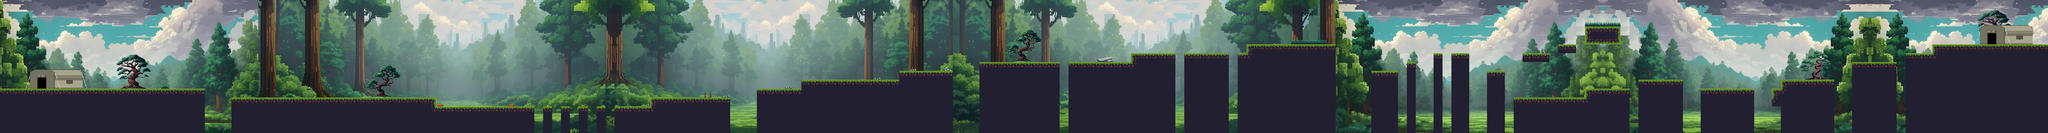

A level layout from a 2D game, rendered from its tile map. Below: a short description, then the map file with tile-grid data replaced by summaries:
An orthogonal 230x15 tile map with 32x32 px tiles, 5 tile layers (Fondo, Arboles, campamento, Campamento, ...), 9 tilesets and 61 objects (35x Collisions, 16x enemy, 6x consumable, LevelEnd, PlayerSpawn, ...).

<map version="1.10" tiledversion="1.11.2" orientation="orthogonal" renderorder="right-down" width="230" height="15" tilewidth="32" tileheight="32" infinite="0" nextlayerid="31" nextobjectid="119">
 <tileset firstgid="1" source="../tilesets/Suelo.tsx" />
 <tileset firstgid="73" source="../tilesets/Campamento.tsx" />
 <tileset firstgid="109" source="../tilesets/Forest Props 1.tsx" />
 <tileset firstgid="175" source="../tilesets/fondoprueba.tsx" />
 <tileset firstgid="655" source="../tilesets/fondoprueba1.tsx" />
 <tileset firstgid="1135" name="fondoprueba2" tilewidth="32" tileheight="32" tilecount="880" columns="40">
  <image source="../pixel/fondoprueba2.jpg" width="1280" height="723" />
 </tileset>
 <tileset firstgid="2015" name="tree7" tilewidth="32" tileheight="32" tilecount="16" columns="4">
  <image source="../pixel/tree7.png" width="128" height="128" />
 </tileset>
 <tileset firstgid="2031" name="tree5" tilewidth="32" tileheight="32" tilecount="16" columns="4">
  <image source="../pixel/tree5.png" width="128" height="128" />
 </tileset>
 <tileset firstgid="2047" name="tree6" tilewidth="32" tileheight="32" tilecount="16" columns="4">
  <image source="../pixel/tree6.png" width="128" height="128" />
 </tileset>
 <layer id="4" name="Fondo" width="230" height="15">
  <data>[3450 cells, 3428 non-empty, 1486 distinct tile ids]</data>
 </layer>
 <layer id="26" name="Arboles" width="230" height="15">
  <data>[3450 cells, 80 non-empty, 48 distinct tile ids]</data>
 </layer>
 <objectgroup id="8" name="LevelEnd">
  <object id="51" name="LevelEnd" x="7100.5" y="37.4167" width="216.5" height="122" />
 </objectgroup>
 <objectgroup id="5" name="PlayerSpawn">
  <object id="1" name="PlayerSpawn" x="36" y="251.333" width="32" height="32" />
 </objectgroup>
 <objectgroup id="30" name="NPCs">
  <object id="116" name="Karen" type="npc" x="2752.33" y="254.333" width="32" height="32">
   <properties>
    <property name="dialogue1" value="Oye... ¿te diriges a Ludoria?" />
    <property name="dialogue2" value="No muchos toman ese camino últimamente." />
    <property name="dialogue3" value="Ten cuidado. La música que allí suena ya no es solo arte... también es advertencia." />
    <property name="npc_type" value="karen" />
    <property name="speaker" value="Karen" />
   </properties>
  </object>
 </objectgroup>
 <objectgroup id="7" name="Consumables">
  <object id="77" name="Fish" type="consumable" x="6715" y="133.667" width="32" height="32">
   <properties>
    <property name="Type" value="consumable" />
    <property name="consumable_type" value="fish" />
    <property name="health_value" type="int" value="50" />
    <property name="pickup_sound" value="" />
   </properties>
  </object>
  <object id="106" name="Fish" type="consumable" x="772.667" y="190.667" width="32" height="32">
   <properties>
    <property name="Type" value="consumable" />
    <property name="consumable_type" value="fish" />
    <property name="health_value" type="int" value="50" />
    <property name="pickup_sound" value="" />
   </properties>
  </object>
  <object id="108" name="Fish" type="consumable" x="3805.33" y="65.3333" width="32" height="32">
   <properties>
    <property name="Type" value="consumable" />
    <property name="consumable_type" value="fish" />
    <property name="health_value" type="int" value="50" />
    <property name="pickup_sound" value="" />
   </properties>
  </object>
  <object id="109" name="Fish" type="consumable" x="5780" y="32" width="32" height="32">
   <properties>
    <property name="Type" value="consumable" />
    <property name="consumable_type" value="fish" />
    <property name="health_value" type="int" value="50" />
    <property name="pickup_sound" value="" />
   </properties>
  </object>
  <object id="117" name="Energy" type="consumable" x="1657.33" y="242.667" width="32" height="32">
   <properties>
    <property name="Type" value="consumable" />
    <property name="consumable_type" value="energy_orb" />
    <property name="health_value" type="int" value="15" />
    <property name="pickup_sound" value="" />
   </properties>
  </object>
  <object id="118" name="Energy" type="consumable" x="4319" y="95" width="32" height="32">
   <properties>
    <property name="Type" value="consumable" />
    <property name="consumable_type" value="energy_orb" />
    <property name="health_value" type="int" value="15" />
    <property name="pickup_sound" value="" />
   </properties>
  </object>
 </objectgroup>
 <layer id="27" name="campamento" width="230" height="15">
  <data>[3450 cells, 55 non-empty, 32 distinct tile ids]</data>
 </layer>
 <group id="18" name="Enemies" />
 <objectgroup id="28" name="Enemies">
  <object id="80" name="Bandit" type="enemy" x="944.818" y="287.545" width="32" height="32">
   <properties>
    <property name="enemy_attack" type="int" value="15" />
    <property name="enemy_health" type="int" value="50" />
    <property name="enemy_speed" type="int" value="1" />
    <property name="enemy_type" value="bandit" />
   </properties>
  </object>
  <object id="81" name="Bandit" type="enemy" x="1203" y="287" width="32" height="32">
   <properties>
    <property name="enemy_attack" type="int" value="15" />
    <property name="enemy_health" type="int" value="50" />
    <property name="enemy_speed" type="int" value="1" />
    <property name="enemy_type" value="bandit" />
   </properties>
  </object>
  <object id="92" name="Bandit" type="enemy" x="1467" y="298" width="32" height="32">
   <properties>
    <property name="enemy_attack" type="int" value="15" />
    <property name="enemy_health" type="int" value="50" />
    <property name="enemy_speed" type="int" value="1" />
    <property name="enemy_type" value="bandit" />
   </properties>
  </object>
  <object id="93" name="Bandit" type="enemy" x="1818" y="311" width="32" height="32">
   <properties>
    <property name="enemy_attack" type="int" value="15" />
    <property name="enemy_health" type="int" value="50" />
    <property name="enemy_speed" type="int" value="1" />
    <property name="enemy_type" value="bandit" />
   </properties>
  </object>
  <object id="94" name="Bandit" type="enemy" x="2453" y="280" width="32" height="32">
   <properties>
    <property name="enemy_attack" type="int" value="15" />
    <property name="enemy_health" type="int" value="50" />
    <property name="enemy_speed" type="int" value="1" />
    <property name="enemy_type" value="bandit" />
   </properties>
  </object>
  <object id="95" name="Bandit" type="enemy" x="2938" y="229" width="32" height="32">
   <properties>
    <property name="enemy_attack" type="int" value="15" />
    <property name="enemy_health" type="int" value="50" />
    <property name="enemy_speed" type="int" value="1" />
    <property name="enemy_type" value="bandit" />
   </properties>
  </object>
  <object id="96" name="Bandit" type="enemy" x="3710" y="163" width="32" height="32">
   <properties>
    <property name="enemy_attack" type="int" value="15" />
    <property name="enemy_health" type="int" value="50" />
    <property name="enemy_speed" type="int" value="1" />
    <property name="enemy_type" value="bandit" />
   </properties>
  </object>
  <object id="97" name="Bandit" type="enemy" x="3899" y="157" width="32" height="32">
   <properties>
    <property name="enemy_attack" type="int" value="15" />
    <property name="enemy_health" type="int" value="50" />
    <property name="enemy_speed" type="int" value="1" />
    <property name="enemy_type" value="bandit" />
   </properties>
  </object>
  </objectgroup>
 <layer id="29" name="Campamento" width="230" height="15">
  <data>[3450 cells, 0 non-empty, 0 distinct tile ids]</data>
 </layer>
 <objectgroup id="6" name="Collisions">
  <!-- 37 objects omitted --></objectgroup>
 <layer id="1" name="Capa de patrones 1" width="230" height="15">
  <data>[3450 cells, 1216 non-empty, 24 distinct tile ids]</data>
 </layer>
</map>
<!-- 44 of 61 objects omitted -->
